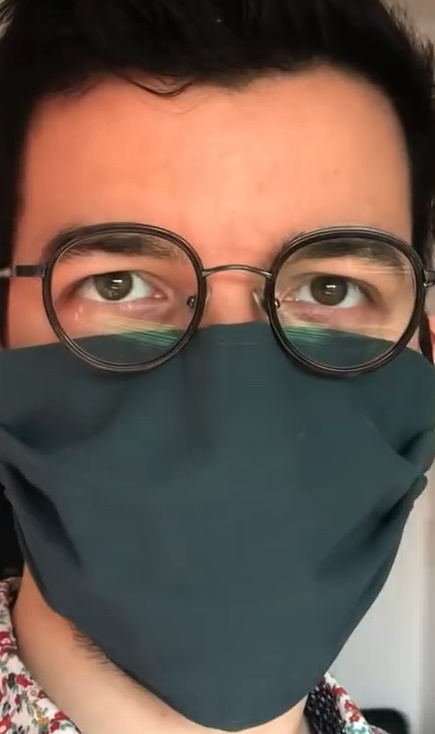
#> input picture dataset/mask/img_000169.jpeg, 435 x 734 px, found by its file name; its folder holds only this picture in this run
$ jupyter execute --allow-errors Project_Covid_Mask_Classifier_Part3.ipynb   (shell and % lines are left out)
#> lines starting #> are read from the running program, lines starting #| are printed output that depends on the picture
<a href="https://colab.research.google.com/github/visiont3lab/mask-detector-covid/blob/main/notebooks/Project_Covid_Mask_Classifier_Part3.ipynb" target="_parent"></a>

# Classification Project Part3: Mask-NoMask Classifier

## Setup

[cell 1]
# Scaricare il repositorio da github per avere accesso alle immagini

## Data Augumentation

[cell 2]
from keras.preprocessing.image import ImageDataGenerator
import cv2
import numpy as np
#https://keras.io/api/preprocessing/image/
name_mask = "mask" # Da fare sia per "mask" che per "no_mask"
name_nomask = "no-mask" # Da fare sia per "mask" che per "no_mask"
folder_path = "covid-mask-classifier/dataset/" # da quale cartella vogliamo leggere
folder_path_augmented_mask = "covid-mask-classifier/dataset-aug/" + name_mask
folder_path_augmented_nomask = "covid-mask-classifier/dataset-aug/" + name_nomask


IMG_SIZE = (64,64) # W, H
BATCH_SIZE = 250
def my_generator_mask(batch_size):
    SEED=42
    images_generator = ImageDataGenerator(
            #rescale=1./255,
            brightness_range=(0.3, 1.0),
            vertical_flip=False,
            horizontal_flip=True,
            width_shift_range=0.12, #0.05,
            height_shift_range=0.12, #0.05,
            rotation_range=10, #2,
            zoom_range=0.15
            ).flow_from_directory(
                directory=folder_path,
                classes=[name_mask],
                target_size=IMG_SIZE,
                color_mode="rgb", # grayscale
                batch_size=batch_size,
                class_mode="categorical",
                shuffle=True,
                seed=SEED
            )
        #.flow(logo, logo, batch_size, seed=SEED)
    while True:
        images_aug_batch,_ = images_generator.next()
        yield images_aug_batch

def my_generator_nomask(batch_size):
    SEED=42
    images_generator = ImageDataGenerator(
            #rescale=1./255,
            brightness_range=(0.3, 1.0),
            vertical_flip=False,
            horizontal_flip=True,
            width_shift_range=0.12, #0.05,
            height_shift_range=0.12, #0.05,
            rotation_range=10, #2,
            zoom_range=0.15
            ).flow_from_directory(
                directory=folder_path,
                classes=[name_nomask],
                target_size=IMG_SIZE,
                color_mode="rgb", # grayscale
                batch_size=batch_size,
                class_mode="categorical",
                shuffle=True,
                seed=SEED
            )
        #.flow(logo, logo, batch_size, seed=SEED)
    while True:
        images_aug_batch,_ = images_generator.next()
        yield images_aug_batch

#> (the rest of this cell did not finish here and is left out)

## Read Data

[cell 3]
import os
import cv2
from PIL import Image
import numpy as np


# ritorna i nomi dei file contenuti nella cartella --> li ritorna come listaù
directory_path_mask = "/content/covid-mask-classifier/dataset-aug/mask"
directory_path_nomask = "/content/covid-mask-classifier/dataset-aug/no-mask"

# Dati finali
X = []
Y = []

def preprocess(filepath):

  # Read Image
  # im = cv2.imread(filepath, cv2.IMREAD_UNCHANGED) # 0-255  unit8 -- unint16
  im = cv2.imread(filepath, cv2.IMREAD_COLOR) # 0-255  unit8 -- unint16
#> im is the input picture: shape (734, 435, 3); mean B, G, R 79.1, 89, 107.5

  # Conver to RGB
  im =cv2.cvtColor(im, cv2.COLOR_BGR2RGB)

  # Conversione da RGB a Bianco e nero
  #im =cv2.cvtColor(im, cv2.COLOR_RGB2GRAY)

  # Colora un immagine in bianco e nero con una colormap
  #im = cv2.applyColorMap(im, cv2.COLORMAP_JET);

  # La colormap e BGR convertila a RGB per visualizzazione correta
  #im =cv2.cvtColor(im, cv2.COLOR_BGR2RGB)

  # Resize Immagine
  im = cv2.resize(im, (64,64))
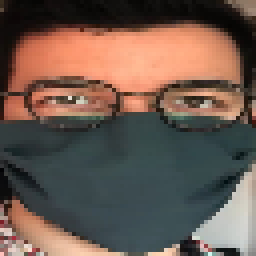
#> im: shape (64, 64, 3) (shown 4 times larger); mean R, G, B 107.3, 88.9, 78.9
  #print(im.shape)

  return im

# Importante che le cartelle mask e no mask contengano lo stesso numero di immagini
for name_mask, name_nomask in zip(os.listdir(directory_path_mask)[0:] , os.listdir(directory_path_nomask)[0:]):

  # Get filepath (path completo) dell' immagine
  filepath_mask = os.path.join(directory_path_mask,name_mask)
  filepath_nomask = os.path.join(directory_path_nomask,name_nomask)
  #filepath = directory_path + "/" + name

  im_mask = preprocess(filepath_mask)
  im_nomask = preprocess(filepath_nomask)
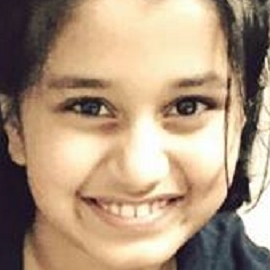
#> input picture dataset/no-mask/1010.png, 270 x 270 px, found by its file name
#> in preprocess, im is the input picture: shape (270, 270, 3); mean B, G, R 125.6, 150.5, 174.6
#> in preprocess (call 2), `im = cv2.resize(im, (64,64))`:
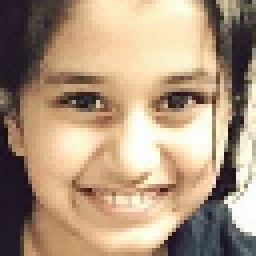
#> im: shape (64, 64, 3) (shown 4 times larger); mean R, G, B 174.4, 150.3, 125.4

  xdata_mask = im_mask.reshape(-1)
#> xdata_mask = 12288 values, max 255 at index 2007, min 2 at index 461, mean 91.71
  xdata_nomask = im_nomask.reshape(-1)
#> xdata_nomask = 12288 values, max 255 at index 75, min 5 at index 6149, mean 150

  X.append(xdata_mask)
  X.append(xdata_nomask)
  Y.append(0)
  Y.append(1)

  # numpy array --> Immagine PIL --> RGB
  #display(Image.fromarray(im_mask))
  #display(Image.fromarray(im_nomask))

  #break

X = np.array(X, dtype=np.float32)
Y = np.array(Y, dtype=np.float32)
